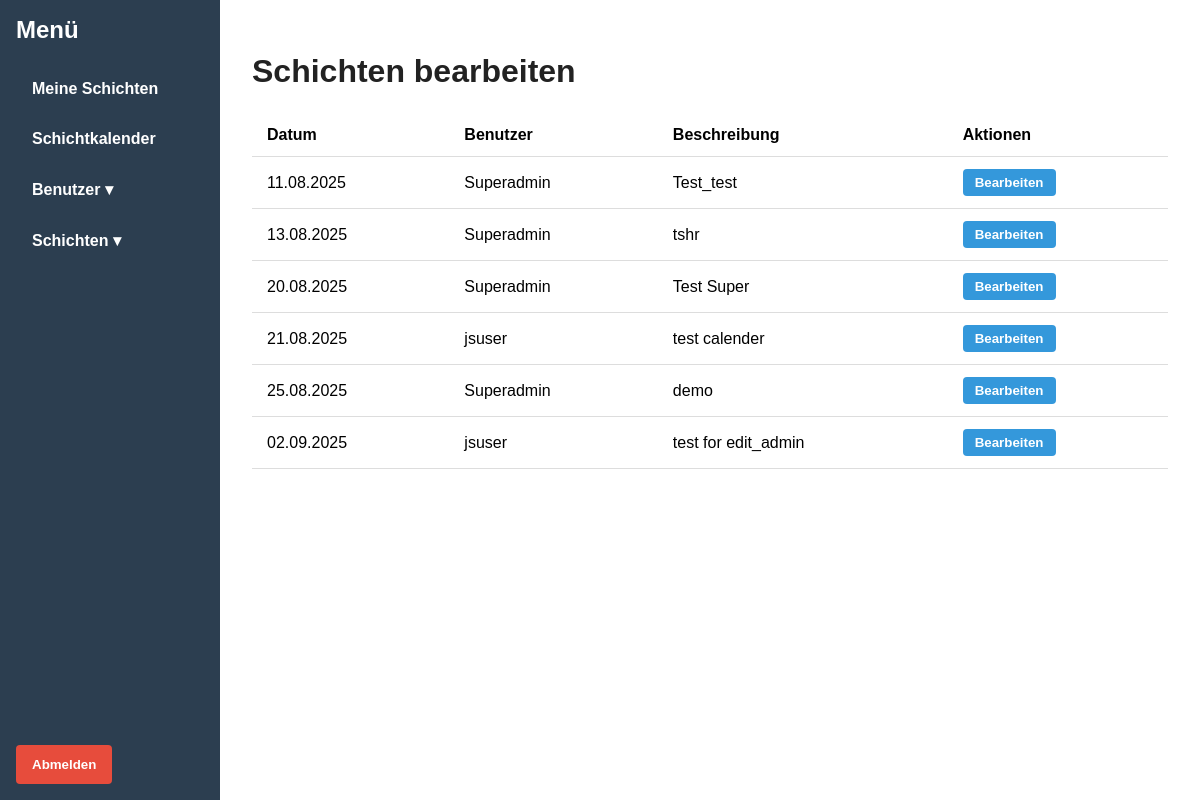
Page /edit_shift/ (signed in) on the earlier database version.
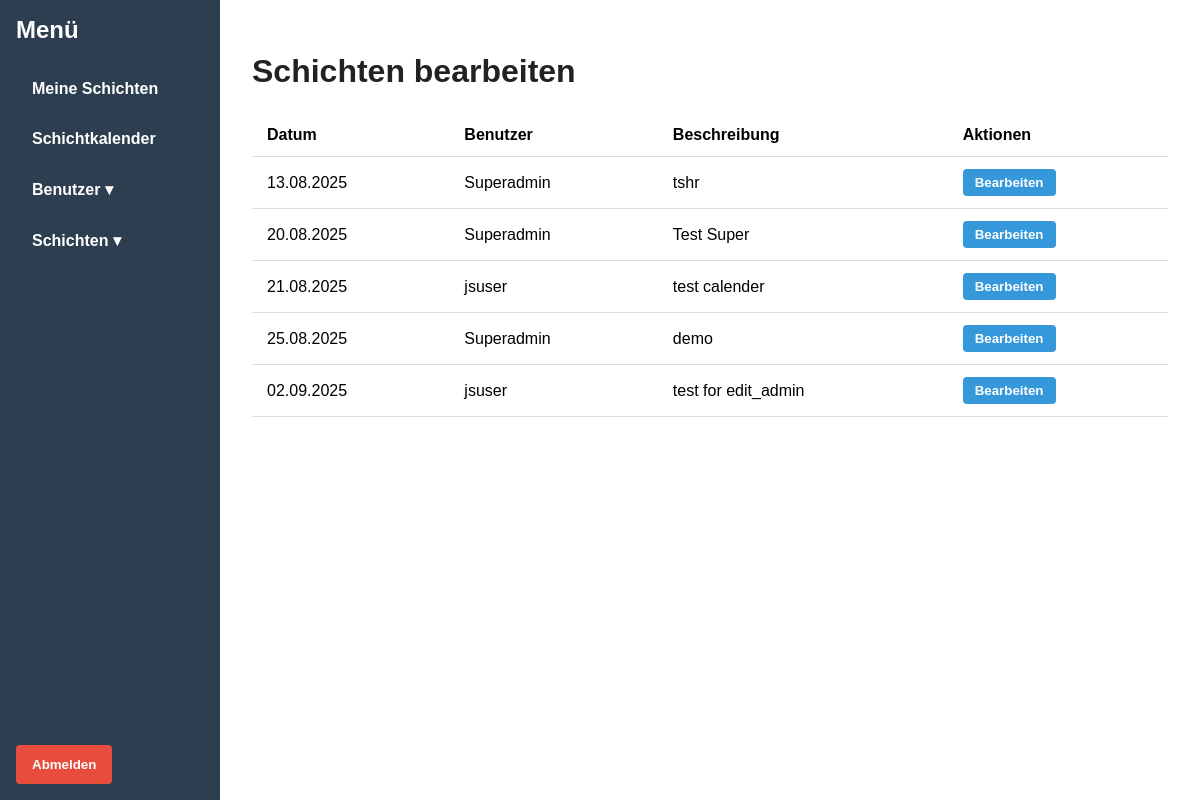
Same page on the later database version.
### core/models.py (models this page shows, shortened)
class Shift(models.Model):
    user = models.ForeignKey(settings.AUTH_USER_MODEL, on_delete=models.CASCADE)
    date = models.DateField()
    start_time = models.TimeField(null=True, blank=True)  # jetzt optional
    end_time = models.TimeField(null=True, blank=True)    # jetzt optional
    description = models.TextField(blank=True)

class User(AbstractUser):
    ROLE_CHOICES = (
        ('admin', 'Admin'),
        ('user', 'User'),
    )
    role = models.CharField(max_length=10, choices=ROLE_CHOICES, default='user')

### core/views.py (the view)
# urls.py: path('edit_shift/', views.edit_shift, name='edit_shift'),
@login_required
def edit_shift(request):
    if request.user.is_superuser:
        shifts = Shift.objects.all().order_by('date', 'start_time')
    else:
        shifts = Shift.objects.filter(user=request.user).order_by('date', 'start_time')
    return render(request, 'papiermanager/edit_shift.html', {'shifts': shifts})

### core/templates/papiermanager/edit_shift.html (shortened to what this page needs)
<!DOCTYPE html>
<html lang="de">
<head>
</head>
<body>
  <nav class="sidebar">
    <h2>Menü</h2>
    <div class="menu-links">
      <a href="{% url 'my_shifts' %}">Meine Schichten</a>
      <a href="{% url 'calendar' %}">Schichtkalender</a>
{% if user.is_superuser %}
  <div class="dropdown" id="usersDropdown">
    <button onclick="toggleDropdown('usersDropdown')">Benutzer &#9662;</button>
  </div>
{% endif %}
      {% if user.is_authenticated %}
        <div class="dropdown" id="shiftsDropdown">
          <button onclick="toggleDropdown('shiftsDropdown')">Schichten &#9662;</button>
        </div>
      {% endif %}
    </div>
    <div class="sidebar-bottom">
      {% if user.is_authenticated %}
        <button class="btn-logout" onclick="confirmLogout()">Abmelden</button>
      {% else %}
        <a href="{% url 'login' %}" class="btn-logout" style="background-color:#007bff; display:inline-block;">Anmelden</a>
      {% endif %}
    </div>
  </nav>
  <main class="main-content">
    <h1>Schichten bearbeiten</h1>
    <table>
      <thead>
        <tr>
          <th>Datum</th>
          {% if user.is_superuser %}
            <th>Benutzer</th>
          {% endif %}
          <th>Beschreibung</th>
          <th>Aktionen</th>
        </tr>
      </thead>
      <tbody>
        {% for shift in shifts %}
          <tr>
            <td>{{ shift.date|date:"d.m.Y" }}</td>
            {% if user.is_superuser %}
              <td>{{ shift.user.username }}</td>
            {% endif %}
            <td>{{ shift.description }}</td>
            <td>
              <form method="post" action="{% url 'edit_shift_form' %}" style="display:inline;">
                <button type="submit" class="btn-edit">Bearbeiten</button>
              </form>
            </td>
          </tr>
        {% empty %}
          <tr>
            <td colspan="{% if user.is_superuser %}4{% else %}3{% endif %}">Keine Schichten vorhanden.</td>
          </tr>
        {% endfor %}
      </tbody>
    </table>
  </main>
</body>
</html>

Differences in the rows shown:
removed Shift: date "11.08.2025", user.username "Superadmin", description "Test_test"
